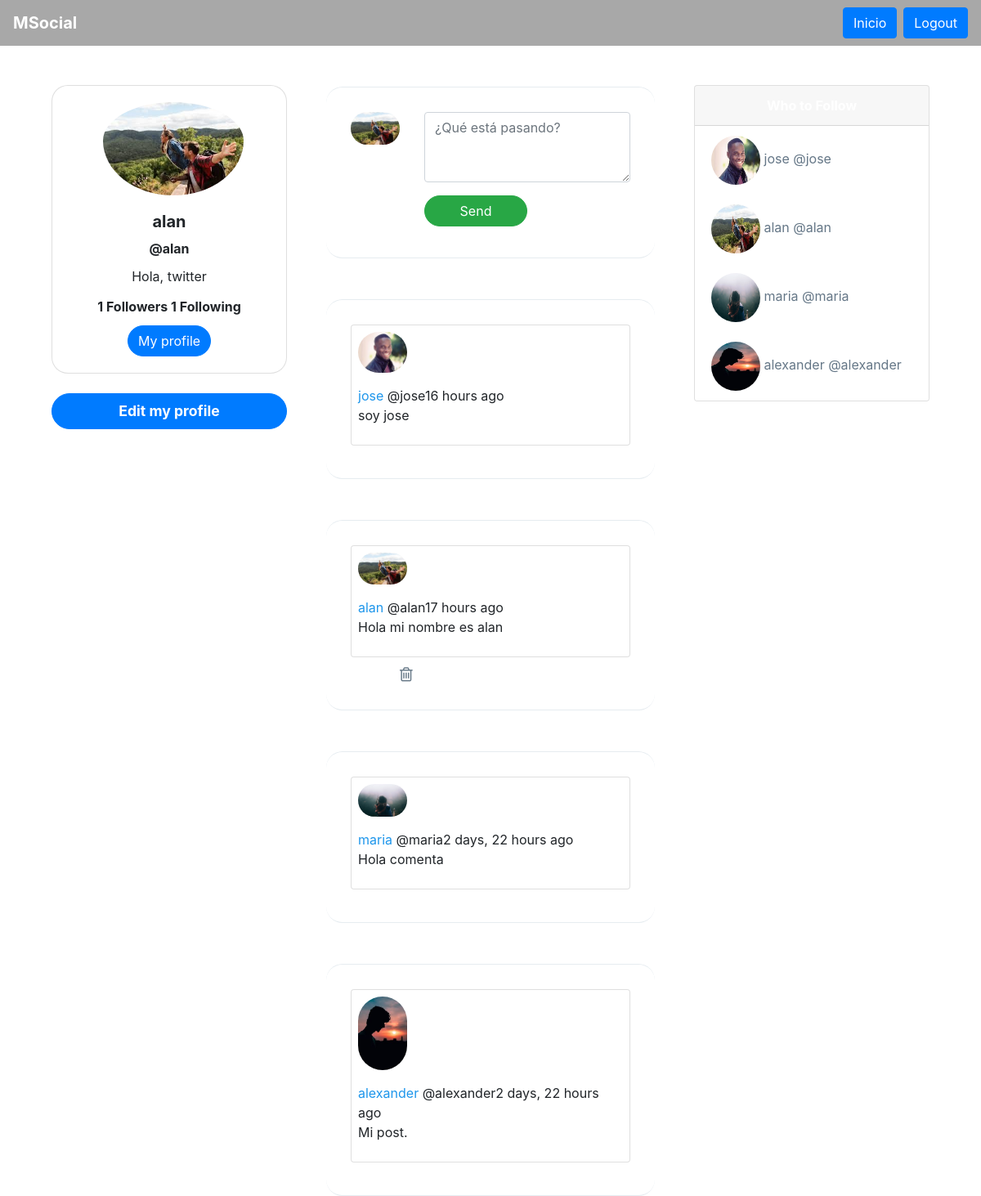
The app's page / (signed in) with its own data.
### social/models.py (models this page shows, shortened)
class Profile(models.Model):
	user = models.OneToOneField(User, on_delete=models.CASCADE)
	bio = models.CharField(default='Hola, msocial', max_length=100)
	image = models.ImageField(default='default.png')
	def following(self):
		user_ids = Relationship.objects.filter(from_user=self.user)\
									.values_list('to_user_id', flat=True)
		return User.objects.filter(id__in=user_ids)
	def followers(self):
		user_ids = Relationship.objects.filter(to_user=self.user)\
									.values_list('from_user_id', flat=True)
		return User.objects.filter(id__in=user_ids)

class Post(models.Model):
	timestamp = models.DateTimeField(default=timezone.now)
	content = models.TextField()
	user = models.ForeignKey(User, on_delete=models.CASCADE, related_name='posts')
	class Meta:
		ordering = ['-timestamp']

### social/views.py (the view)
# urls.py: 2. Add a URL to urlpatterns:  path('', views.home, name='home')
@login_required
def home(request):
    posts = Post.objects.all()
    if request.method == 'POST':
        form = PostForm(request.POST)
        if form.is_valid():
            post = form.save(commit=False)
            post.user = request.user
            post.save()
            return redirect('home')
    else:
        form = PostForm()
    context = {'posts':posts, 'form' : form }
    return render(request, 'social/newsfeed.html', context)

### social/forms.py
class PostForm(forms.ModelForm):
	content = forms.CharField(widget=forms.Textarea(attrs={'class':'form-control w-100',
								'id':'contentsBox', 'rows':'3',
								'placeholder':'¿Qué está pasando?'}))
	class Meta:
		model = Post
		fields = ['content']

### social/templates/social/newsfeed.html (shortened to what this page needs)
{% extends 'social/layout.html' %}
{% load humanize %}
{% block content %}
    <div id="main" class="container-fluid d-flex">
        <div class="sidebar m-5 d-none d-md-block">
            <div class="">
                <div class="card " style="width: 18rem; text-align:center;border-radius: 20px;">
                    <img class="card-img-top rounded-circle"
                        style="width:60%; position: relative;left: 62px;padding-top: 20px;"
                        src="{{ request.user.profile.image.url }}" alt="Card image cap">
                    <div class="card-body">
                        <h5 class="card-title font-weight-bold">{{ request.user.first_name }}</h5>
                        <h6 class="card-title font-weight-bold">@{{ request.user }}</h6>
                        <p class="card-text">{{ request.user.profile.bio }}</p>
                        <h6 class="card-title font-weight-bold">
                        {{ request.user.profile.followers.count }} Followers
                        {{ request.user.profile.following.count }} Following
                        </h6>
                        <a href="{% url 'editar' %}" class="btn btn-primary text-white rounded-pill">My profile</a>
                    </div>
                </div>
                <a href="{% url 'editar' %}" id="addAsocialLeft" onclick="" type="button"
                style="border-radius: 30px; font-size: 1.1rem; font-weight:bold;"
                class="btn btn-primary btn-lg btn-block mt-4 text-white ">Edit my profile</a>
            </div>
        </div>
        <div class="content">
            <div id="inputsocialArea" class="social-wrap">
                <div class="d-flex">
                    <div class="col-xs">
                        <img src="{{ request.user.profile.image.url }}" alt="" class="avator">
                    </div>
                    <form class="col pr-0" method="post">
                        {{ form.content }}
                        <div class="container d-flex" style="padding: 1rem 0 0 0;">
                            <div id="rightBtn">
                                <button class="btn btn-success rounded-pill"
                                    style="width: 100%;">Send</button>
                            </div>
                        </div>
                    </form>
                </div>
            </div>
            {% for post in posts %}
            <div id="socialCards">
                <div class="social-wrap" style="border-radius:20px">
                    <div class="card">
                        <img src="{{ post.user.profile.image.url }}"
                            alt="" class="avator m-2">
                        <div class="card-header-info m-2">
                            <a href="{% url 'profile' post.user %}">
                            {{ post.user.first_name }}
                            </a>
                            <span>@{{ post.user }}</span><span>{{ post.timestamp|naturaltime }}
                            </span>
                            <p>{{ post.content }}</p>
                        </div>
                    </div>
                    <div class="social-info-counts">
                        {% if request.user == post.user %}
                        <div class="trash">
                            <a href="{% url 'delete' post.id %}" style="background: white; border: none;">
                                <i class="fa fa-trash-o" style="color:#657786; font-size: 20px" aria-hidden="true"></i>
                            </a>
                        </div>
                        {% endif %}
                    </div>
                </div>
            </div>
            {% endfor %}
        </div>
        <div class="sidebar m-5 d-none d-xl-block">
            <div class="card" style="width: 18rem;">
                <div class="card-header">
                </div>
                <ul class="list-group list-group-flush">
                    {% for post in posts %}
                        <li class="list-group-item">
                            <img src="{{ post.user.profile.image.url }}"
                                style="width:60px;height:60px;border-radius:100px">
                                <a href="{% url 'profile' post.user %}" style="text-decoration: none;color: #657787;">
                                {{ post.user.first_name }} @{{ post.user }}</a>
                        </li>
                    {% endfor %}
                </ul>
            </div>
        </div>
    </div>
{% endblock content %}

### social/static/css/style.css (style rules this page uses)
body { background: #E6E8E9; ; font-family: 'Asap', sans-serif; font-family: 'Roboto', sans-serif; }
img { max-width: 100%; }
.avator { border-radius: 100px; width: 60px; margin-right: 15px; }
.card { border: none; }
.card-header { background-color: #d5d5d5 ; color: white; text-align: center; font-weight: bold; border: none; }
#main { justify-content: center; }
#inputsocialArea { border-radius: 20px; }
#rightBtn { width: 50%; text-align: right; padding: 0; }
.social-wrap { max-width: 490px; background: #fff; margin: 0 auto; margin-top: 50px; border-radius: 3px; padding: 30px; border-bottom: 1px solid #e6ecf0; border-top: 1px solid #e6ecf0; }
.social-info-counts { display: flex; margin-left: 60px; margin-top: 10px; }
.social-info-counts div { display: flex; margin-right: 20px; }
.btn { background-color: #1E96EB ; border-style: none; font-weight: bold; color: white; }
a:link { color: #1E96EB ; text-decoration: none; }

### records on screen
Post: user.profile.image (picture), user.first_name "jose", user "jose", timestamp "16 hours ago", content "soy jose"
Post: user.profile.image (picture), user.first_name "alan", user "alan", timestamp "17 hours ago", content "Hola mi nombre es alan"
Post: user.profile.image (picture), user.first_name "maria", user "maria", timestamp "2 days, 22 hours ago", content "Hola comenta"
Post: user.profile.image (picture), user.first_name "alexander", user "alexander", timestamp "2 days, 22 hours ago", content "Mi post."

### other values on screen
{{ request.user.first_name }} "alan"
{{ request.user }} "alan"
{{ request.user.profile.bio }} "Hola, twitter"
{{ request.user.profile.followers.count }} "1"
{{ request.user.profile.following.count }} "1"
